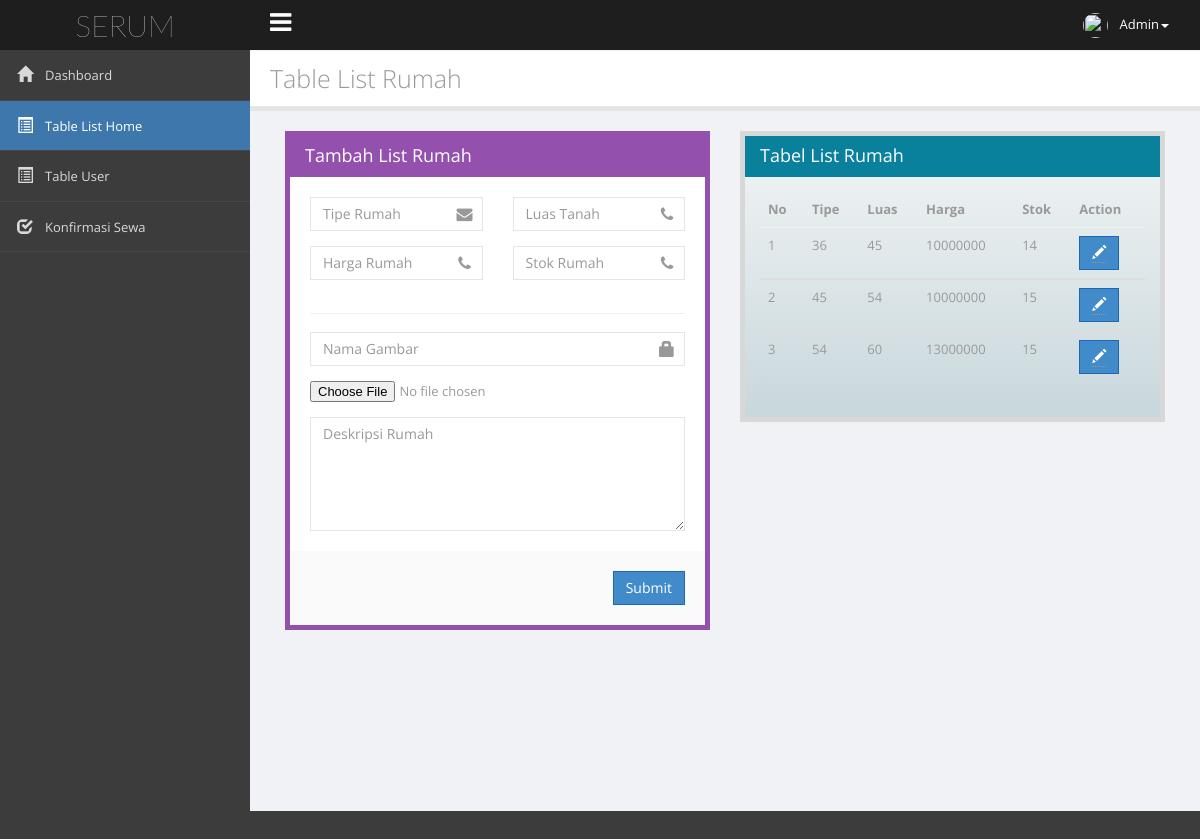
The app's page /tableListHomeAdmin.php (signed in) with its own data.
### tables this page shows
CREATE TABLE IF NOT EXISTS `data_rumah` (
  `gambar` varchar(100) NOT NULL,
  `nama_gambar` varchar(10) NOT NULL,
  `tipe_rumah` int(3) NOT NULL,
  `luas_rumah` int(4) NOT NULL,
  `deskripsi` tinytext NOT NULL,
  `harga` int(11) NOT NULL,
  `stok` int(3) unsigned NOT NULL,
  `mime_type` varchar(30) NOT NULL
);

### tableListHomeAdmin.php (the view, shortened to what this page needs)
<!DOCTYPE html>
<html>
    <head>
        <link type="text/css" rel="stylesheet" href="styles/jquery-ui-1.10.4.custom.min.css">
        <link type="text/css" rel="stylesheet" href="styles/font-awesome.min.css">
        <link type="text/css" rel="stylesheet" href="styles/font-awesome.css">
        <link type="text/css" rel="stylesheet" href="styles/bootstrap.min.css">
        <link type="text/css" rel="stylesheet" href="styles/animate.css">
        <link type="text/css" rel="stylesheet" href="styles/all.css">
        <link type="text/css" rel="stylesheet" href="styles/main.css">
        <link type="text/css" rel="stylesheet" href="styles/style-responsive.css">
        <link type="text/css" rel="stylesheet" href="styles/zabuto_calendar.min.css">
        <link type="text/css" rel="stylesheet" href="styles/pace.css">
    </head>
    <body>
        <div id="header-topbar-option-demo" class="page-header-topbar">
            <nav id="topbar" role="navigation" style="margin-bottom: 0;" data-step="3" class="navbar navbar-default navbar-static-top">
                <div class="navbar-header">
                    <a id="logo" href="#" class="navbar-brand"><span class="fa fa-rocket"></span><span class="logo-text">SERUM</span><span style="display: none" class="logo-text-icon">µ</span></a></div>
                <div class="topbar-main">
                    <a id="menu-toggle" class="hidden-xs"><i class="fa fa-bars"></i></a>
                    <ul class="nav navbar navbar-top-links navbar-right mbn">
                        <li class="dropdown topbar-user"><a data-hover="dropdown" href="#" class="dropdown-toggle">
                                <img src="images/avatar/48.jpg" alt="" class="img-responsive img-circle"/>&nbsp;
                                <span class="hidden-xs">Admin</span><span class="caret">
                                </span></a>
                        </li>
                    </ul>
                </div>
            </nav>
        </div>
        <div id="wrapper">
            <nav id="sidebar" role="navigation" data-step="2" data-intro="Template has &lt;b&gt;many navigation styles&lt;/b&gt;"
                 data-position="right" class="navbar-default navbar-static-side">
                <div class="sidebar-collapse menu-scroll">
                    <ul id="side-menu" class="nav">
                        <li ><a href="dashboardAdmin.php"><i class="glyphicon glyphicon-home">
                                </i><span class="menu-title">Dashboard</span></a>
                        </li>
                        <li class="active"><a href="tableListHomeAdmin.php"><i class="glyphicon glyphicon-list-alt">
                                </i><span class="menu-title">Table List Home</span></a>
                        </li>
                        <li  ><a href="tableUser.php"><i class="glyphicon glyphicon-list-alt">
                                </i><span class="menu-title">Table User </span></a>
                        </li>
                        <li ><a href="konfirmasiSewa.php"><i class="glyphicon glyphicon-check">
                                </i><span class="menu-title">Konfirmasi Sewa </span></a>
                        </li>
                    </ul>
                </div>
            </nav>
            <div id="page-wrapper">
                <div id="title-breadcrumb-option-demo" class="page-title-breadcrumb">
                    <div class="page-header pull-left">
                        <div class="page-title">Table List Rumah</div>
                    </div>
                    <div class="clearfix">
                    </div>
                </div>
                <div class="page-content">
                    <div class="col-lg-12">
                        <div class="row">
                            <div class="col-lg-6">
                                <div class="panel panel-violet">
                                    <div class="panel-heading">
                                        Tambah List Rumah</div>
                                    <div class="panel-body pan">
                                        <form action="model/mInputRumah.php" method="post" enctype="multipart/form-data">
                                            <div class="form-body pal">
                                                <div class="row">
                                                    <div class="col-md-6">
                                                        <div class="form-group">
                                                            <div class="input-icon right">
                                                                <i class="fa fa-envelope"></i>
                                                                <input id="inputTipeRumah" type="text" placeholder="Tipe Rumah" class="form-control" required="" name="tipe"/></div>
                                                        </div>
                                                    </div>
                                                    <div class="col-md-6">
                                                        <div class="form-group">
                                                            <div class="input-icon right">
                                                                <i class="fa fa-phone"></i>
                                                                <input id="inputLuasTanah" type="text" placeholder="Luas Tanah" class="form-control" required="" name="luas"/></div>
                                                        </div>
                                                    </div>
                                                    <div class="col-md-6">
                                                        <div class="form-group">
                                                            <div class="input-icon right">
                                                                <i class="fa fa-phone"></i>
                                                                <input id="inputHargaRumah" type="text" placeholder="Harga Rumah" class="form-control" required="" name="harga"/></div>
                                                        </div>
                                                    </div>
                                                    <div class="col-md-6">
                                                        <div class="form-group">
                                                            <div class="input-icon right">
                                                                <i class="fa fa-phone"></i>
                                                                <input id="inputStokRumah" type="text" placeholder="Stok Rumah" class="form-control" required="" name="stok"/></div>
                                                        </div>
                                                    </div>
                                                </div>
                                                <hr />
                                                <div class="row">
                                                    <div class="col-md-12">
                                                        <div class="form-group">
                                                            <div class="input-icon right">
                                                                <i class="glyphicon glyphicon-lock"></i>
                                                                <input id="inputNamaGambar" type="text" placeholder="Nama Gambar" class="form-control" required="" name="namaGambar"/></div>
                                                        </div>
                                                    </div>
                                                </div>
                                                <div class="form-group">
                                                    <input id="inputIncludeFile" type="file" placeholder="Gambar" accept="image/*" required="" name="image" />
                                                </div>
                                                <div class="form-group mbn">
                                                    <textarea rows="5" placeholder="Deskripsi Rumah" class="form-control" required="" name="deskripsi"></textarea></div>
                                            </div>
                                            <div class="form-actions text-right pal">
                                                <button type="submit" class="btn btn-primary" name="save" />
                                                Submit</button>
                                            </div>
                                        </form>
                                    </div>
                                </div>
                            </div>
                            <div class="col-lg-6">
                                <div class="panel panel-blue">
                                    <div class="panel-heading">Tabel List Rumah</div>
                                    <div class="panel-body">
                                        <table class="table table-hover">
                                            <thead>
                                                <tr>
                                                    <th>No</th>
                                                    <th>Tipe</th>
                                                    <th>Luas</th>
                                                    <th>Harga</th>
                                                    <th>Stok</th>
                                                    <th>Action</th>
                                                </tr>
                                            </thead>
                                            <tbody>
                                                <?php
                                                $query = mysql_query("SELECT * FROM data_rumah;");
                                                $no = 1;
                                                while ($data = mysql_fetch_array($query)or die(mysql_error())) {
                                                    ?>
                                                    <tr>
                                                        <td><?php echo $no; ?></td>
                                                        <td><?php echo $data['tipe_rumah']; ?></td>
                                                        <td><?php echo $data['luas_rumah']; ?></td>
                                                        <td><?php echo $data['harga']; ?></td>
                                                        <td><?php echo $data['stok']; ?></td>
                                                        <td> <a class="btn btn-primary" href="editRumah.php?tipe=<?php echo $data['tipe_rumah'] ?>">
                                                                <abbr title="edit">
                                                                    <i class="glyphicon glyphicon-pencil"></i>
                                                                </abbr>
                                                            </a>
                                                        </td>
                                                    </tr>
                                                </tbody>
                                                <?php
                                                $no++;
                                            }
                                            ?>

### records on screen
data_rumah: tipe_rumah "36", luas_rumah "45", harga "10000000", stok "14"
data_rumah: tipe_rumah "45", luas_rumah "54", harga "10000000", stok "15"
data_rumah: tipe_rumah "54", luas_rumah "60", harga "13000000", stok "15"
